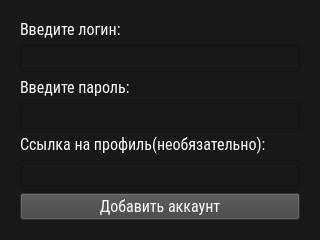
<?xml version="1.0" encoding="UTF-8"?>
<ui version="4.0">
 <class>Dialog</class>
 <widget class="QDialog" name="Dialog">
  <property name="geometry">
   <rect>
    <x>0</x>
    <y>0</y>
    <width>320</width>
    <height>240</height>
   </rect>
  </property>
  <property name="minimumSize">
   <size>
    <width>320</width>
    <height>240</height>
   </size>
  </property>
  <property name="maximumSize">
   <size>
    <width>16777215</width>
    <height>240</height>
   </size>
  </property>
  <property name="windowTitle">
   <string>Добавление нового аккаунта</string>
  </property>
  <property name="styleSheet">
   <string notr="true">background-color:  rgb(24, 24, 24);</string>
  </property>
  <layout class="QVBoxLayout" name="verticalLayout">
   <item>
    <widget class="QWidget" name="widget" native="true">
     <property name="styleSheet">
      <string notr="true">background-color:  rgb(24, 24, 24);</string>
     </property>
     <layout class="QVBoxLayout" name="verticalLayout_2">
      <item>
       <widget class="QLabel" name="login_label">
        <property name="font">
         <font>
          <family>Roboto Condensed</family>
          <pointsize>12</pointsize>
         </font>
        </property>
        <property name="styleSheet">
         <string notr="true">color: rgb(255, 255, 255);</string>
        </property>
        <property name="text">
         <string>Введите логин: </string>
        </property>
       </widget>
      </item>
      <item>
       <widget class="QLineEdit" name="login_lineEdit">
        <property name="font">
         <font>
          <family>Roboto Condensed</family>
          <pointsize>12</pointsize>
         </font>
        </property>
        <property name="styleSheet">
         <string notr="true">color: rgb(255, 255, 255);</string>
        </property>
       </widget>
      </item>
      <item>
       <widget class="QLabel" name="passwrd_label">
        <property name="font">
         <font>
          <family>Roboto Condensed</family>
          <pointsize>12</pointsize>
         </font>
        </property>
        <property name="styleSheet">
         <string notr="true">color: rgb(255, 255, 255);</string>
        </property>
        <property name="text">
         <string>Введите пароль:</string>
        </property>
       </widget>
      </item>
      <item>
       <widget class="QLineEdit" name="passwrd_lineEdit">
        <property name="font">
         <font>
          <family>Roboto Condensed</family>
          <pointsize>12</pointsize>
         </font>
        </property>
        <property name="styleSheet">
         <string notr="true">color: rgb(255, 255, 255);</string>
        </property>
       </widget>
      </item>
      <item>
       <widget class="QLabel" name="steamlink_label">
        <property name="font">
         <font>
          <family>Roboto Condensed</family>
          <pointsize>12</pointsize>
         </font>
        </property>
        <property name="styleSheet">
         <string notr="true">color: rgb(255, 255, 255);</string>
        </property>
        <property name="text">
         <string>Ссылка на профиль(необязательно):</string>
        </property>
       </widget>
      </item>
      <item>
       <widget class="QLineEdit" name="steamlink_lineEdit">
        <property name="font">
         <font>
          <family>Roboto Condensed</family>
          <pointsize>12</pointsize>
         </font>
        </property>
        <property name="styleSheet">
         <string notr="true">color: rgb(255, 255, 255);</string>
        </property>
       </widget>
      </item>
      <item>
       <widget class="QPushButton" name="pushButton">
        <property name="font">
         <font>
          <family>Roboto Condensed</family>
          <pointsize>12</pointsize>
         </font>
        </property>
        <property name="styleSheet">
         <string notr="true">background-color: rgb(66, 66, 66);
color: rgb(255, 255, 255);</string>
        </property>
        <property name="text">
         <string>Добавить аккаунт</string>
        </property>
        <property name="autoDefault">
         <bool>false</bool>
        </property>
       </widget>
      </item>
     </layout>
    </widget>
   </item>
  </layout>
 </widget>
 <resources/>
 <connections/>
</ui>
